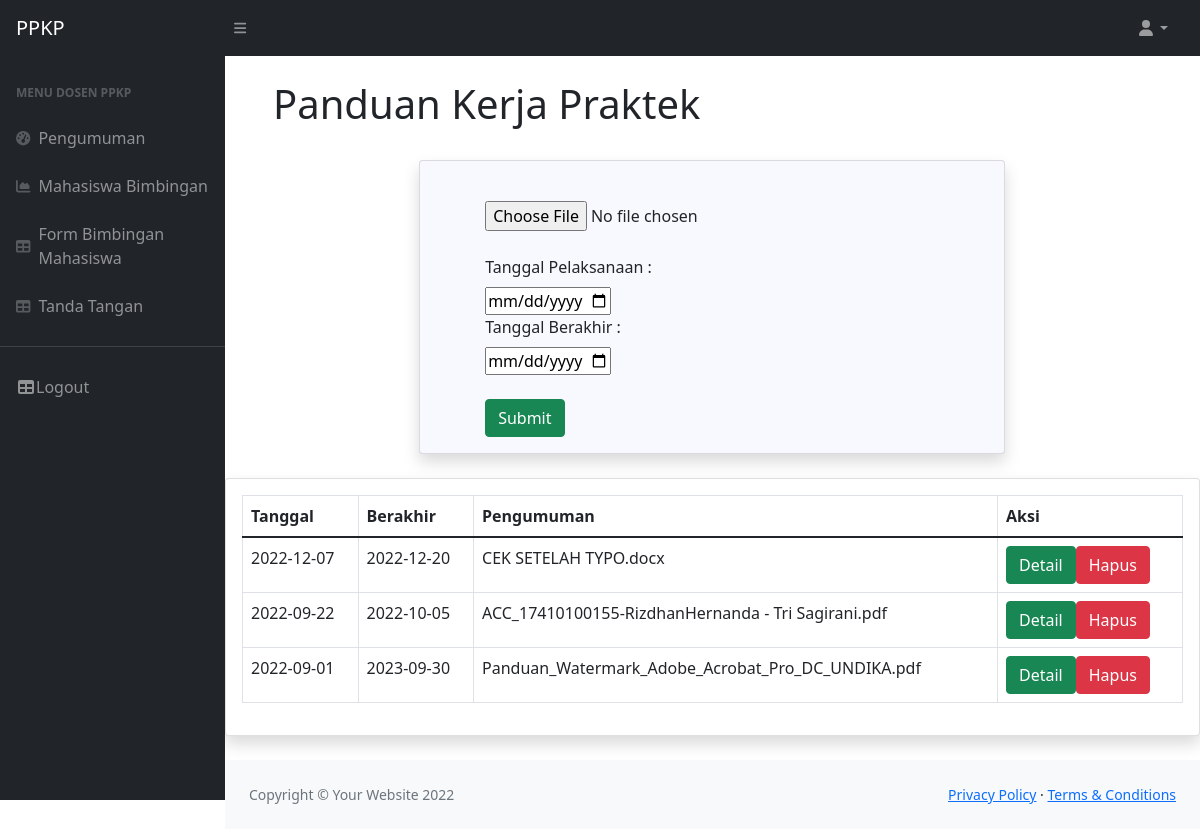
/Control-Panduan.php, run on the app's committed database.
### tables this page shows
CREATE TABLE `pengumuman` (
  `id` int(11) NOT NULL,
  `jenis_pengumuman` varchar(100) NOT NULL,
  `isi_pengumuman` text NOT NULL,
  `tanggal_pelaksanaan` date NOT NULL,
  `tanggal_berakhir` date NOT NULL
);

### Control-Panduan.php (the view, shortened to what this page needs)
<!DOCTYPE html>
<html lang="en">
    <head>
        <link href="https://cdn.jsdelivr.net/npm/simple-datatables@latest/dist/style.css" rel="stylesheet" />
        <link href="css/styles.css" rel="stylesheet" />
        <link href="vendor/fontawesome-free/css/all.min.css" rel="stylesheet" type="text/css">
    </head>
    <body class="sb-nav-fixed">
        <?php
        require('_partial/navbar.php');
            require('_partial/sidebar.php');
            ?>
                <main>
                    <div class="container-fluid px-5">
                        <h1 class="mt-4">Panduan Kerja Praktek</h1>
                        <div class="content-wrapper">
                        <br>
                            <div class="card shadow mb-4 col-8 offset-2" style="background-color:#F8F8FF;">
                                <div class="card-body tab-content offset-1" id="myTabContent">
                                <form method="POST" action="proses/upload-panduan.php" enctype="multipart/form-data">
                                    <br>
                                    <input type="file" class="form-control-file" id="nama" name="nama">
                                    <br><br>
                                    <label class="form-label col-12">Tanggal Pelaksanaan :</label>
                                    <input class="col-3" type="date" name="tgl_mulai" id="tgl_mulai">
                                    <label class="form-label col-12">Tanggal Berakhir :</label>
                                    <input  class="col-3" type="date" name="tgl_akhir" id="tgl_akhir">
                                    <br><br>
                                    <input type="submit" class="btn btn-success" name="tambah-panduan">
                                </form>
                                </div>
                                </div>
                        </div>
                    </div>
                    <div class="col-xl-12">
                        <div class="card shadow mb-4">
                            <div class="card-body tab-content" id="myTabContent">
                                    <table class="table table-bordered" id="datatablesSimple" width="100%" cellspacing="0">
                                    <thead>
                                        <tr>
                                            <th>Tanggal</th>
                                            <th>Berakhir</th>
                                            <th>Pengumuman</th>
                                            <th>Aksi</th>
                                    </thead>
                                    <tbody>
                                        <?php
                                        $sql = "select * from pengumuman where jenis_pengumuman = 'Pengumuman' ORDER BY id DESC";
                                        $query = mysqli_query($koneksi, $sql);
                                            while ($row = mysqli_fetch_array($query))
                                            {
                                            ?>
                                  <tr>
                                        <td><?php echo $row['tanggal_pelaksanaan'];?></td>
                                        <td><?php echo $row['tanggal_berakhir'];?></td>
                                        <td><?php echo $row['isi_pengumuman'];?></td>
                                        <td><a class="btn btn-success" href="view/view-panduan-kp.php?nama=<?php echo $row['isi_pengumuman'];?>">Detail</a><a class="btn btn-danger" href="delete/delete_panduan.php?id=<?php echo $row['id'];?>">Hapus</a></td>
                                    </tr>
                                    <?php
                                    };
                                    ?>
                                    </tbody>
                                </table>
                            </div>
                        </div>
                    </div>
                </main>
                <?php
                require('_partial/footer.php')
                ?>
    </body>
</html>

### data on the page
pengumuman: tanggal_pelaksanaan "2022-12-07", tanggal_berakhir "2022-12-20", isi_pengumuman "CEK SETELAH TYPO.docx"
pengumuman: tanggal_pelaksanaan "2022-09-22", tanggal_berakhir "2022-10-05", isi_pengumuman "ACC_17410100155-RizdhanHernanda - Tri Sagirani.pdf"
pengumuman: tanggal_pelaksanaan "2022-09-01", tanggal_berakhir "2023-09-30", isi_pengumuman "Panduan_Watermark_Adobe_Acrobat_Pro_DC_UNDIKA.pdf"
